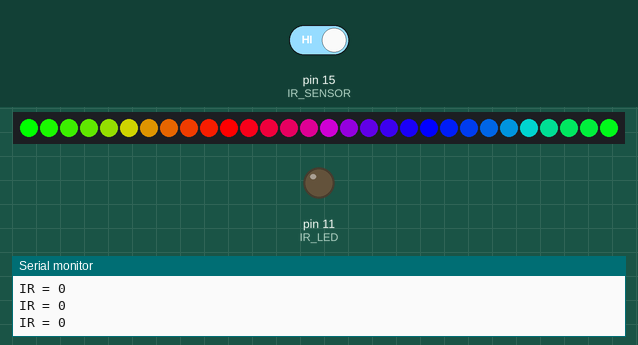
Bench run of a sketch on a simulated Arduino Uno, built with avr-gcc and run on an emulated ATmega328P. On the bench: 30 RGB LEDs in strip order, left to right, output pins drawn as LEDs (lit = HIGH), the last lines printed to the serial monitor. The inputs (shaded band) are chosen by the test bench; at power-on: pin 15 (IR_SENSOR) HIGH.

Above: at 1.4 s.
1.5 s: pin 15 (IR_SENSOR) driven LOW
3.4 s: pin 15 (IR_SENSOR) driven HIGH
At 3.89 s:
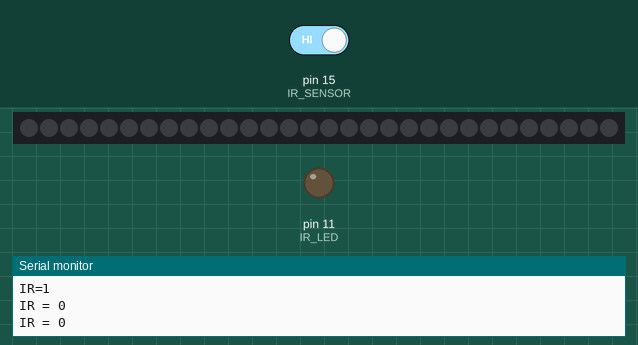
Timing chart, 0 to 6.4 s (numbered marks = the images above; inputs shaded):
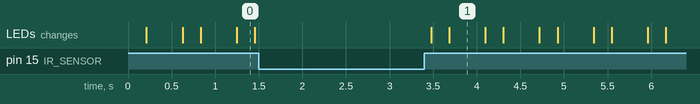

The sketch:

ir_test.ino
```cpp
#include <Adafruit_NeoPixel.h>

#define PIN 16
#define     IR_LED                 11         // Digital pin that is hooked up to the IR LED.
#define     IR_SENSOR              15
#define     BASKET_CHECK_SECONDS   0.1  //How often it checks to see if there is a ball.
Adafruit_NeoPixel strip = Adafruit_NeoPixel(30, PIN, NEO_GRB + NEO_KHZ800);
///////////////////////////////////////////////////////
// Setup function
//
// Called once at start up.
///////////////////////////////////////////////////////
void setup(void){

  // Set up the input and output pins.
  Serial.begin(9600);
  Serial.println("test test IR sensor Test");

  pinMode(IR_LED, OUTPUT);
  pinMode(IR_SENSOR, INPUT);
  strip.begin();
  strip.show(); // Initialize all pixels to 'off'
}

///////////////////////////////////////////////////////
// Loop Function
//
// Called continuously after setup function.
///////////////////////////////////////////////////////
void loop(void) {
  if (isBallInHoop()) {
    Serial.println("IR = 0");
    timedRainbowCycle(200, 10);
  }
  else {
    Serial.println("IR=1");

  }

  // Delay for 100 milliseconds so the ball in hoop check happens 10 times a second.
  delay(100);
}


///////////////////////////////////////////////////////
// isBallInHoop function
//
// Returns true if a ball is blocking the sensor.
///////////////////////////////////////////////////////
boolean isBallInHoop() {
  // Pulse the IR LED at 38khz for 1 millisecond
  pulseIR(1000);

  // Check if the IR sensor picked up the pulse (i.e. output wire went to ground).
  if (digitalRead(IR_SENSOR) == LOW) {
    return false; // Sensor can see LED, return false.
  }

  return true; // Sensor can't see LED, return true.
}

///////////////////////////////////////////////////////
// pulseIR function
//
// Pulses the IR LED at 38khz for the specified number
// of microseconds.
///////////////////////////////////////////////////////
void pulseIR(long microsecs) {
  // 38khz IR pulse function from Adafruit tutorial: http://learn.adafruit.com/ir-sensor/overview

  // we'll count down from the number of microseconds we are told to wait

  noInterrupts();  // this turns off any background interrupts

  while (microsecs > 0) {
    // 38 kHz is about 13 microseconds high and 13 microseconds low
   digitalWrite(IR_LED, HIGH);  // this takes about 3 microseconds to happen
   delayMicroseconds(10);         // hang out for 10 microseconds, you can also change this to 9 if its not working
   digitalWrite(IR_LED, LOW);   // this also takes about 3 microseconds
   delayMicroseconds(10);         // hang out for 10 microseconds, you can also change this to 9 if its not working

   // so 26 microseconds altogether
   microsecs -= 26;
  }


  interrupts();  // this turns them back on


  }

void timedRainbowCycle(uint32_t milliseconds, uint8_t wait) {
  // Get the starting time in milliseconds.
  uint32_t start = millis();
  // Use a counter to increment the current color position.
  uint32_t j = 0;
  // Loop until it's time to stop (desired number of milliseconds have elapsed).
  while (millis() - start < milliseconds) {
    // Change all the light colors.
    for (int i = 0; i < strip.numPixels(); ++i) {
      strip.setPixelColor(i, Wheel(((i * 256 / strip.numPixels()) + j) & 255));
    }
    strip.show();
    // Wait the deisred number of milliseconds.
    delay(wait);
    // Increment counter so next iteration changes.
    j += 1;
  }
  // Turn all the pixels off after the animation is done.
  for (int i = 0; i < strip.numPixels(); ++i) {
    strip.setPixelColor(i, 0);
  }
  strip.show();
}
uint32_t Wheel(byte WheelPos) {
  if(WheelPos < 85) {
   return strip.Color(WheelPos * 3, 255 - WheelPos * 3, 0);
  } else if(WheelPos < 170) {
   WheelPos -= 85;
   return strip.Color(255 - WheelPos * 3, 0, WheelPos * 3);
  } else {
   WheelPos -= 170;
   return strip.Color(0, WheelPos * 3, 255 - WheelPos * 3);
  }
}
```

Measured:
- what the display in image 1 shows lasts 0.4 s, from 3.7 s to 4.1 s
